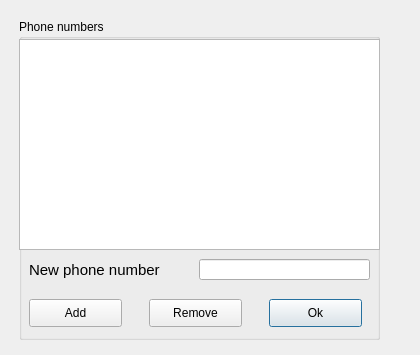
<?xml version="1.0" encoding="UTF-8"?>
<ui version="4.0">
 <class>PhoneEditer</class>
 <widget class="QDialog" name="PhoneEditer">
  <property name="geometry">
   <rect>
    <x>0</x>
    <y>0</y>
    <width>420</width>
    <height>355</height>
   </rect>
  </property>
  <property name="windowTitle">
   <string>Dialog</string>
  </property>
  <widget class="QGroupBox" name="groupBox">
   <property name="geometry">
    <rect>
     <x>19</x>
     <y>19</y>
     <width>361</width>
     <height>321</height>
    </rect>
   </property>
   <property name="title">
    <string>Phone numbers</string>
   </property>
   <widget class="QListView" name="numList">
    <property name="geometry">
     <rect>
      <x>0</x>
      <y>20</y>
      <width>361</width>
      <height>211</height>
     </rect>
    </property>
   </widget>
   <widget class="QPushButton" name="OkBtn">
    <property name="geometry">
     <rect>
      <x>250</x>
      <y>280</y>
      <width>93</width>
      <height>28</height>
     </rect>
    </property>
    <property name="text">
     <string>Ok</string>
    </property>
   </widget>
   <widget class="QLineEdit" name="newNumLine">
    <property name="geometry">
     <rect>
      <x>180</x>
      <y>240</y>
      <width>171</width>
      <height>21</height>
     </rect>
    </property>
    <property name="font">
     <font>
      <pointsize>11</pointsize>
     </font>
    </property>
    <property name="toolTip">
     <string>&lt;html&gt;&lt;head/&gt;&lt;body&gt;&lt;p&gt;e.g. (+)380685499707&lt;/p&gt;&lt;/body&gt;&lt;/html&gt;</string>
    </property>
   </widget>
   <widget class="QLabel" name="label">
    <property name="geometry">
     <rect>
      <x>10</x>
      <y>240</y>
      <width>161</width>
      <height>21</height>
     </rect>
    </property>
    <property name="font">
     <font>
      <pointsize>11</pointsize>
     </font>
    </property>
    <property name="text">
     <string>New phone number</string>
    </property>
   </widget>
   <widget class="QPushButton" name="AddNumBtn">
    <property name="geometry">
     <rect>
      <x>10</x>
      <y>280</y>
      <width>93</width>
      <height>28</height>
     </rect>
    </property>
    <property name="text">
     <string>Add</string>
    </property>
   </widget>
   <widget class="QPushButton" name="RemoveNumBtn">
    <property name="geometry">
     <rect>
      <x>130</x>
      <y>280</y>
      <width>93</width>
      <height>28</height>
     </rect>
    </property>
    <property name="text">
     <string>Remove</string>
    </property>
   </widget>
  </widget>
 </widget>
 <resources/>
 <connections/>
</ui>
